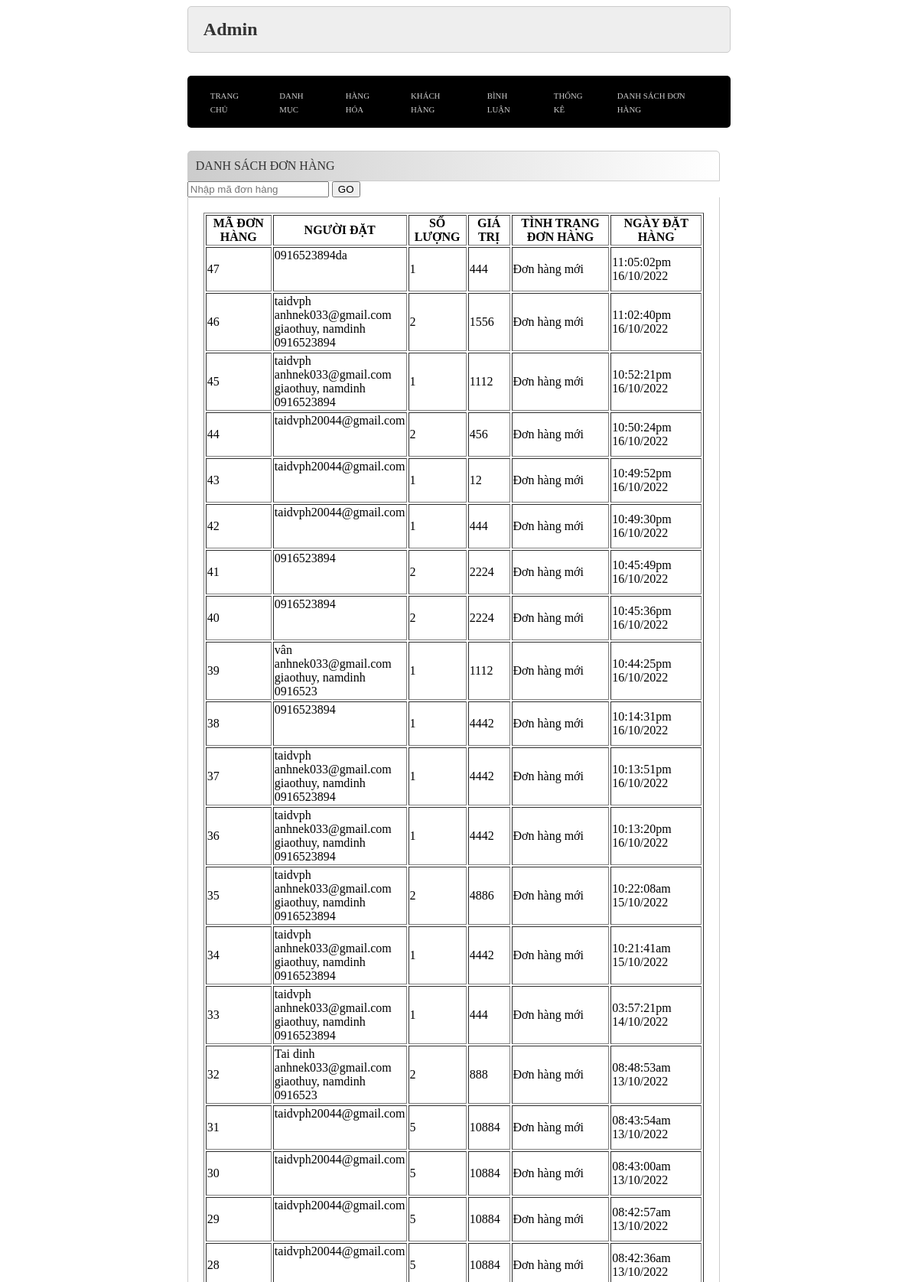
/admin/index.php?act=listbill (upper part), run on the app's committed database.
### tables this page shows
CREATE TABLE `bill` (
  `id` int(10) NOT NULL,
  `iduser` int(10) DEFAULT 0,
  `bill_name` varchar(255) NOT NULL,
  `bill_address` varchar(255) NOT NULL,
  `bill_tel` varchar(50) NOT NULL,
  `bill_email` varchar(100) NOT NULL,
  `bill_pttt` tinyint(1) NOT NULL DEFAULT 1 COMMENT '1. Thanh toán trực tiếp\r\n2. Chuyển khoản\r\n3. Thanh toán online',
  `ngaydathang` varchar(50) NOT NULL,
  `total` int(10) NOT NULL DEFAULT 0,
  `bill_status` tinyint(1) NOT NULL DEFAULT 0 COMMENT '0. Đơn hàng mới\r\n1.Đang xử lý\r\n2.Đang giao hàng\r\n3.Đã giao hàng',
  `receive_name` varchar(255) DEFAULT NULL,
  `receive_address` varchar(255) DEFAULT NULL,
  `receive_tel` varchar(50) DEFAULT NULL
);

### model/pdo.php (called while the page is built, shortened)
<?php
function pdo_get_connection()
{
    $dburl = "mysql:host=localhost;dbname=da1-greenshop;charset=utf8";
    $username = 'root';
    $password = '';
    $conn = new PDO($dburl, $username, $password);
    $conn->setAttribute(PDO::ATTR_ERRMODE, PDO::ERRMODE_EXCEPTION);
    return $conn;
}
function pdo_query($sql)
{
    $sql_args = array_slice(func_get_args(), 1);
    try {
        $conn = pdo_get_connection();
        $stmt = $conn->prepare($sql);
        $stmt->execute($sql_args);
        $rows = $stmt->fetchAll();
        return $rows;
    } catch (PDOException $e) {
        throw $e;
    } finally {
        unset($conn);
    }
}

### model/cart.php (called while the page is built, shortened)
<?php
function loadall_cart_count($idbill)
{
    $sql = "select * from cart where idbill=" . $idbill;
    $bill = pdo_query($sql);
    return sizeof($bill);
}
function loadall_bill($kyw="",$iduser=0)
{
    $sql = "select * from bill where 1";
    $sql.=" order by id desc";
    $listbill = pdo_query($sql);
    return $listbill;
}
function get_ttdh($n){
switch ($n) {
    case '0':
        $tt="Đơn hàng mới";
        break;
            case '2':
                $tt="đang giao hàng";
                break;
}
return $tt;
}

### admin/bill/listbill.php (the view)
<div class="row mb">
    <div class="mr">
        <div class="row mb">
            <div class="boxtitle">DANH SÁCH ĐƠN HÀNG</div>
            <form action="index.php?act=listbill" method="post">
                <input type="text" name="kyw" placeholder="Nhập mã đơn hàng">
                <input type="submit" value="GO" name="listok">
            </form>
            <div class="row boxcontent cart">
                <table border="1">
                    <tr>
                        <th>MÃ ĐƠN HÀNG</th>
                        <th>NGƯỜI ĐẶT</th>
                        <th>SỐ LƯỢNG</th>
                        <th>GIÁ TRỊ</th>
                        <th>TÌNH TRẠNG ĐƠN HÀNG</th>
                        <th>NGÀY ĐẶT HÀNG</th>
                    </tr>
                    <?php
                    foreach ($listbill as $bill) {
                        extract($bill);
                        $kh = $bill["bill_name"] . '
                           <br> ' . $bill["bill_email"] . '
                           <br>' . $bill["bill_address"] . '
                           <br>' . $bill["bill_tel"];
                        $ttdh = get_ttdh($bill["bill_status"]);
                        $countsp = loadall_cart_count($bill["id"]);
                        echo '  <tr>
                                      <td>' . $bill['id'] . '</td>
                                      <td>' . $kh . '</td>
                                      <td>' . $countsp . '</td>
                                      <td>' . $bill["total"] . '</td>
                                      <td>' . $ttdh . '</td>
                                      <td>' . $bill["ngaydathang"] . '</td>
                                    </tr>';
                    }
                    ?>
                </table>
            </div>
        </div>
    </div>
</div>

### view/css/style.css (style rules this page uses)
* { box-sizing: border-box; font-family: 0.7vw; }
.row { float: left; width: 100%; }
.mb { margin-bottom: 30px; }
.mr { margin-right: 2%; }
.boxtitle { color: #333; padding: 10px; background-color: #ccc; background-image: linear-gradient(to right, #ccc, white); border-top-left-radius: 5px; border-top-right-radius: 5px; border: 1px solid #CCC; }
.boxcontent { border-left: 1px #CCC solid; border-right: 1px #CCC solid; border-bottom: 1px #CCC solid; border-bottom-left-radius: 5px; border-bottom-right-radius: 5px; min-height: 200px; padding: 20px; }

### data on the page
bill: id "47", bill_name "0916523894da", countsp "1", total "444", bill_status "Đơn hàng mới", ngaydathang "11:05:02pm 16/10/2022"
bill: id "46", bill_name "taidvph", bill_email "anhnek033@gmail.com", bill_address "giaothuy, namdinh", bill_tel "0916523894", countsp "2", total "1556", bill_status "Đơn hàng mới", ngaydathang "11:02:40pm 16/10/2022"
bill: id "45", bill_name "taidvph", bill_email "anhnek033@gmail.com", bill_address "giaothuy, namdinh", bill_tel "0916523894", countsp "1", total "1112", bill_status "Đơn hàng mới", ngaydathang "10:52:21pm 16/10/2022"
bill: id "44", bill_name "taidvph20044@gmail.com", countsp "2", total "456", bill_status "Đơn hàng mới", ngaydathang "10:50:24pm 16/10/2022"
bill: id "43", bill_name "taidvph20044@gmail.com", countsp "1", total "12", bill_status "Đơn hàng mới", ngaydathang "10:49:52pm 16/10/2022"
bill: id "42", bill_name "taidvph20044@gmail.com", countsp "1", total "444", bill_status "Đơn hàng mới", ngaydathang "10:49:30pm 16/10/2022"
bill: id "41", bill_name "0916523894", countsp "2", total "2224", bill_status "Đơn hàng mới", ngaydathang "10:45:49pm 16/10/2022"
bill: id "40", bill_name "0916523894", countsp "2", total "2224", bill_status "Đơn hàng mới", ngaydathang "10:45:36pm 16/10/2022"
bill: id "39", bill_name "vân", bill_email "anhnek033@gmail.com", bill_address "giaothuy, namdinh", bill_tel "0916523", countsp "1", total "1112", bill_status "Đơn hàng mới", ngaydathang "10:44:25pm 16/10/2022"
bill: id "38", bill_name "0916523894", countsp "1", total "4442", bill_status "Đơn hàng mới", ngaydathang "10:14:31pm 16/10/2022"
bill: id "37", bill_name "taidvph", bill_email "anhnek033@gmail.com", bill_address "giaothuy, namdinh", bill_tel "0916523894", countsp "1", total "4442", bill_status "Đơn hàng mới", ngaydathang "10:13:51pm 16/10/2022"
bill: id "36", bill_name "taidvph", bill_email "anhnek033@gmail.com", bill_address "giaothuy, namdinh", bill_tel "0916523894", countsp "1", total "4442", bill_status "Đơn hàng mới", ngaydathang "10:13:20pm 16/10/2022"
bill: id "35", bill_name "taidvph", bill_email "anhnek033@gmail.com", bill_address "giaothuy, namdinh", bill_tel "0916523894", countsp "2", total "4886", bill_status "Đơn hàng mới", ngaydathang "10:22:08am 15/10/2022"
bill: id "34", bill_name "taidvph", bill_email "anhnek033@gmail.com", bill_address "giaothuy, namdinh", bill_tel "0916523894", countsp "1", total "4442", bill_status "Đơn hàng mới", ngaydathang "10:21:41am 15/10/2022"
bill: id "33", bill_name "taidvph", bill_email "anhnek033@gmail.com", bill_address "giaothuy, namdinh", bill_tel "0916523894", countsp "1", total "444", bill_status "Đơn hàng mới", ngaydathang "03:57:21pm 14/10/2022"
bill: id "32", bill_name "Tai dinh", bill_email "anhnek033@gmail.com", bill_address "giaothuy, namdinh", bill_tel "0916523", countsp "2", total "888", bill_status "Đơn hàng mới", ngaydathang "08:48:53am 13/10/2022"
bill: id "31", bill_name "taidvph20044@gmail.com", countsp "5", total "10884", bill_status "Đơn hàng mới", ngaydathang "08:43:54am 13/10/2022"
bill: id "30", bill_name "taidvph20044@gmail.com", countsp "5", total "10884", bill_status "Đơn hàng mới", ngaydathang "08:43:00am 13/10/2022"
bill: id "29", bill_name "taidvph20044@gmail.com", countsp "5", total "10884", bill_status "Đơn hàng mới", ngaydathang "08:42:57am 13/10/2022"
bill: id "28", bill_name "taidvph20044@gmail.com", countsp "5", total "10884", bill_status "Đơn hàng mới", ngaydathang "08:42:36am 13/10/2022"
